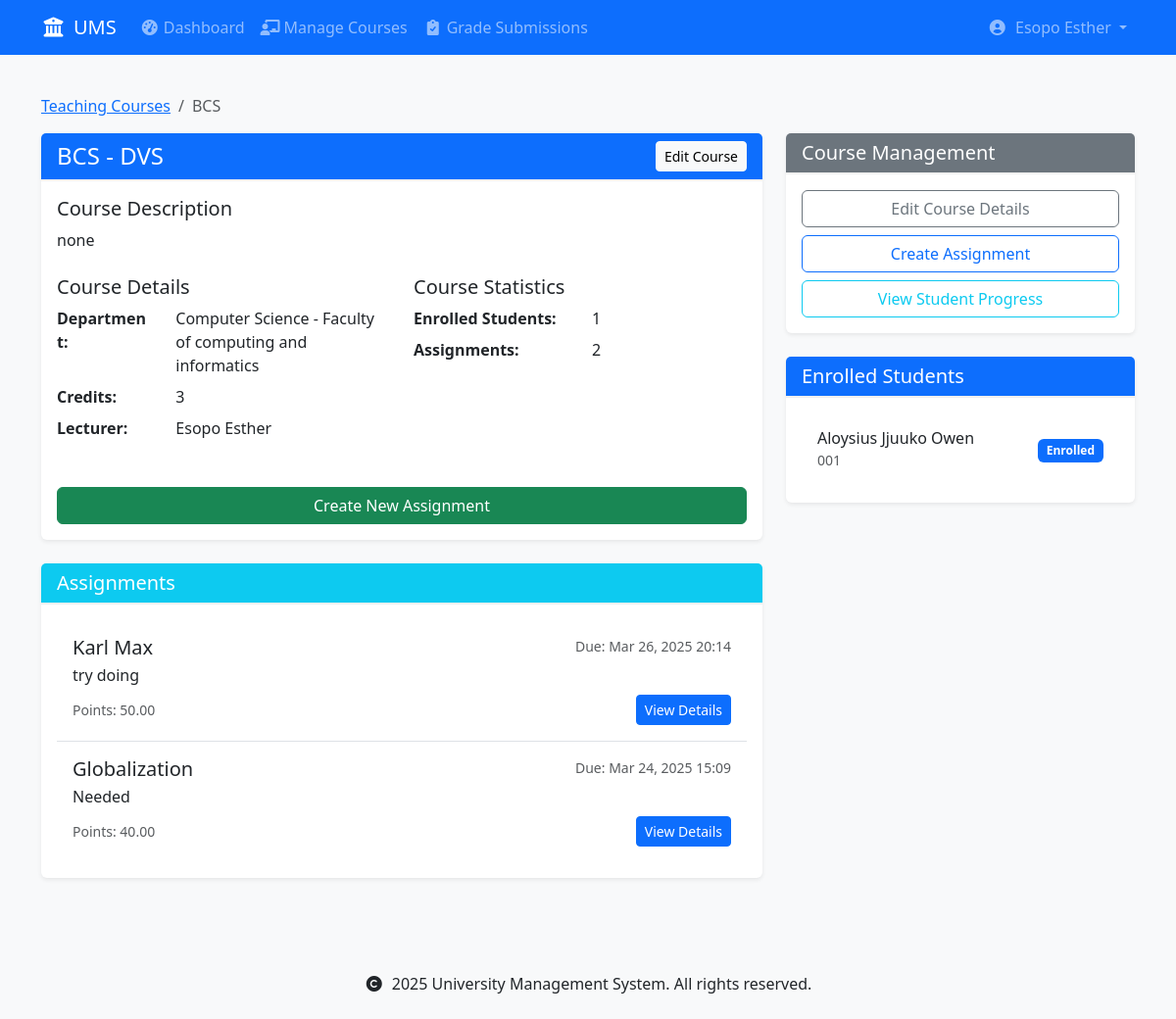
Before: /courses/1/ (signed in) with the older database file.
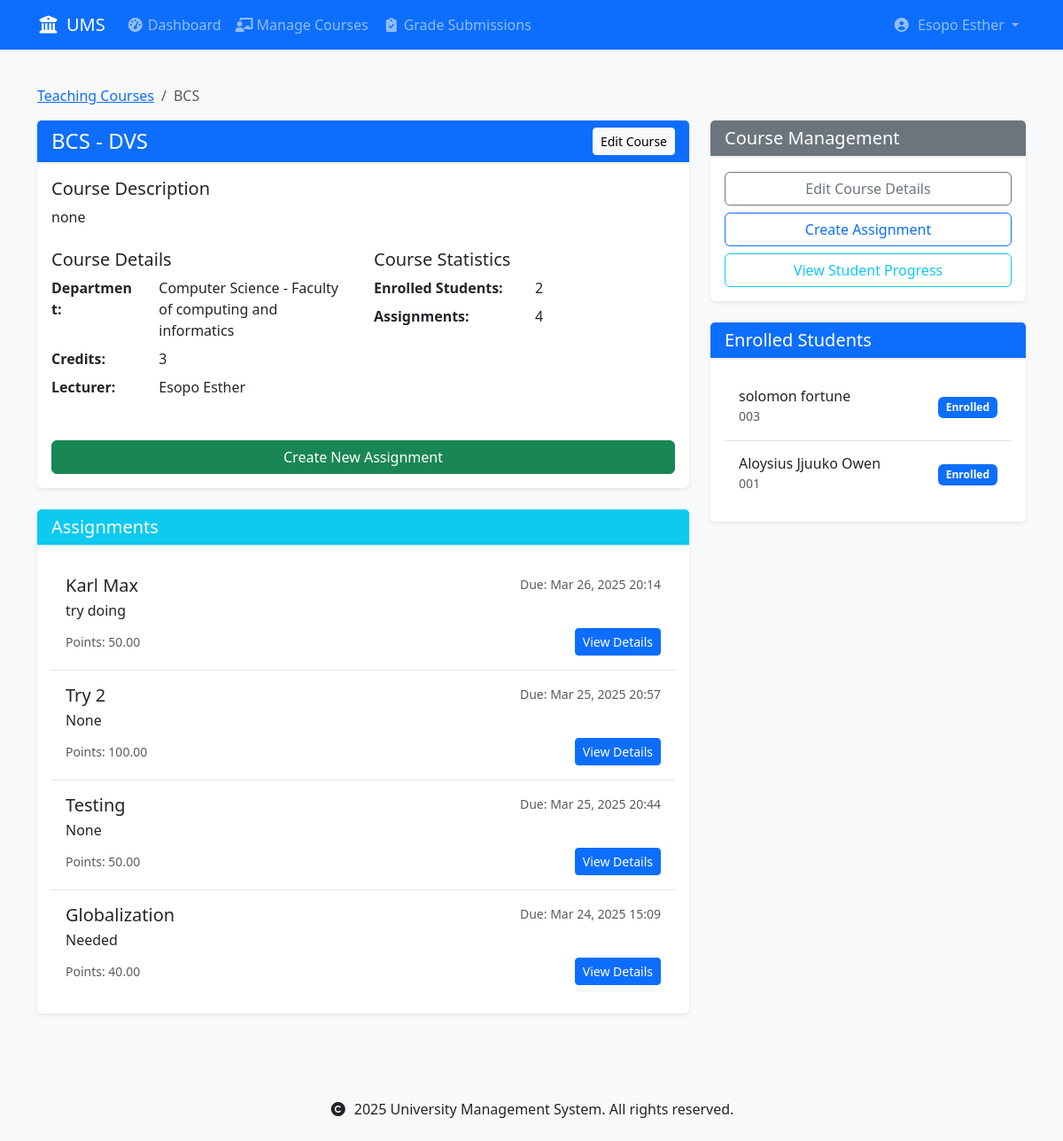
After: the same page with the newer database file.
### courses/models.py (models this page shows, shortened)
class Course(models.Model):
    code = models.CharField(max_length=10, unique=True)
    name = models.CharField(max_length=100)
    department = models.ForeignKey(
        'schools.Department',
        on_delete=models.CASCADE,
        related_name='courses'
    )
    lecturer = models.ForeignKey(
        settings.AUTH_USER_MODEL,
        on_delete=models.SET_NULL,  # Changed from CASCADE to SET_NULL
        related_name='courses_teaching',
        limit_choices_to={'user_type': 'lecturer'},
        null=True  # Allow null for existing records
    )
    description = models.TextField(blank=True)
    credits = models.PositiveIntegerField(
        validators=[MinValueValidator(1), MaxValueValidator(6)],
        default=3  # Default number of credits
    )
    is_active = models.BooleanField(default=True)
    created_at = models.DateTimeField(auto_now_add=True)
    updated_at = models.DateTimeField(auto_now=True)
    class Meta:
        ordering = ['department', 'code']
        unique_together = ['department', 'code']

class Enrollment(models.Model):
    STATUS_CHOICES = [
        ('enrolled', 'Enrolled'),
        ('completed', 'Completed'),
        ('dropped', 'Dropped'),
    ]
    student = models.ForeignKey(
        settings.AUTH_USER_MODEL,
        on_delete=models.CASCADE,
        related_name='enrollments',
        limit_choices_to={'user_type': 'student'}
    )
    course = models.ForeignKey(
        Course,
        on_delete=models.CASCADE,
        related_name='enrollments'
    )
    status = models.CharField(
        max_length=20,
        choices=STATUS_CHOICES,
        default='enrolled'
    )
    enrolled_at = models.DateTimeField(auto_now_add=True)
    updated_at = models.DateTimeField(auto_now=True)
    class Meta:
        unique_together = ['student', 'course']
        ordering = ['-enrolled_at']

### assignments/models.py (models this page shows, shortened)
class Assignment(models.Model):
    title = models.CharField(max_length=200)
    course = models.ForeignKey(
        'courses.Course',
        on_delete=models.CASCADE,
        related_name='assignments'
    )
    description = models.TextField()
    due_date = models.DateTimeField()
    total_marks = models.DecimalField(
        max_digits=5,
        decimal_places=2,
        validators=[MinValueValidator(0)]
    )
    created_at = models.DateTimeField(auto_now_add=True)
    created_by = models.ForeignKey(
        settings.AUTH_USER_MODEL,
        on_delete=models.CASCADE,
        related_name='created_assignments'
    )
    class Meta:
        ordering = ['-due_date']

### accounts/models.py (models this page shows, shortened)
class User(AbstractUser):
    USER_TYPE_CHOICES = [
        ('student', 'Student'),
        ('lecturer', 'Lecturer'),
    ]
    user_type = models.CharField(max_length=10, choices=USER_TYPE_CHOICES)
    registration_number = models.CharField(max_length=20, unique=True, null=True, blank=True)
    staff_number = models.CharField(max_length=20, unique=True, null=True, blank=True)
    department = models.ForeignKey('schools.Department', on_delete=models.SET_NULL, null=True)
    class Meta:
        db_table = 'accounts_user'
        verbose_name = 'User'
        verbose_name_plural = 'Users'
    def is_student(self):
        return self.user_type == 'student'
    def is_lecturer(self):
        return self.user_type == 'lecturer'

### schools/models.py (models this page shows, shortened)
class Department(models.Model):
    name = models.CharField(max_length=100)
    code = models.CharField(max_length=10, unique=True)
    school = models.ForeignKey(School, on_delete=models.CASCADE, related_name='departments')
    description = models.TextField(blank=True)
    required_courses = models.ManyToManyField('courses.Course', related_name='required_by_departments', blank=True)
    created_at = models.DateTimeField(auto_now_add=True)
    updated_at = models.DateTimeField(auto_now=True)
    def __str__(self):
        return f"{self.name} - {self.school.name}"
    class Meta:
        ordering = ['school__name', 'name']
        unique_together = ['school', 'code']  # Ensure unique department codes within each school

class School(models.Model):
    name = models.CharField(max_length=100)
    code = models.CharField(max_length=10, unique=True)
    description = models.TextField(blank=True)
    created_at = models.DateTimeField(auto_now_add=True)
    updated_at = models.DateTimeField(auto_now=True)
    class Meta:
        ordering = ['name']

### courses/views.py (the view)
# urls.py: path('<int:pk>/', views.course_detail, name='course_detail'),
@login_required
def course_detail(request, pk):
    course = get_object_or_404(
        Course.objects.select_related('department', 'lecturer'),
        pk=pk
    )
    context = {
        'course': course,
        'is_enrolled': False,
        'enrollment_count': course.enrollments.count(),
        'assignment_count': course.assignments.count(),
    }
    if request.user.is_student():
        context['is_enrolled'] = course.enrollments.filter(student=request.user).exists()
        if context['is_enrolled']:
            enrollment = course.enrollments.get(student=request.user)
            context['enrollment'] = enrollment
    return render(request, 'courses/course_detail.html', context)

### templates/courses/course_detail.html (shortened to what the changed rows need)
{% extends 'base.html' %}
{% load custom_filters %}
{% block content %}
<div class="container">
    <nav aria-label="breadcrumb" class="mt-3">
        <ol class="breadcrumb">
            {% if user.is_student %}
                <li class="breadcrumb-item"><a href="{% url 'courses:my_courses' %}">My Courses</a></li>
            {% else %}
                <li class="breadcrumb-item"><a href="{% url 'courses:teaching_courses' %}">Teaching Courses</a></li>
            {% endif %}
            <li class="breadcrumb-item active" aria-current="page">{{ course.code }}</li>
        </ol>
    </nav>
    <div class="row">
        <div class="col-md-8">
            <div class="card mb-4">
                <div class="card-header bg-primary text-white">
                    <div class="d-flex justify-content-between align-items-center">
                        <h2 class="card-title h4 mb-0">{{ course.code }} - {{ course.name }}</h2>
                        {% if user == course.lecturer %}
                            <a href="{% url 'courses:edit_course' course.id %}" class="btn btn-light btn-sm">
                                Edit Course
                            </a>
                        {% endif %}
                    </div>
                </div>
                <div class="card-body">
                    <div class="mb-4">
                        <h5>Course Description</h5>
                        <p>{{ course.description }}</p>
                    </div>
                    <div class="row mb-4">
                        <div class="col-md-6">
                            <dl class="row">
                                <dt class="col-sm-4">Department:</dt>
                                <dd class="col-sm-8">{{ course.department }}</dd>
                                <dt class="col-sm-4">Credits:</dt>
                                <dd class="col-sm-8">{{ course.credits }}</dd>
                                <dt class="col-sm-4">Lecturer:</dt>
                                <dd class="col-sm-8">{{ course.lecturer.get_full_name }}</dd>
                            </dl>
                        </div>
                        <div class="col-md-6">
                            <dl class="row">
                                <dt class="col-sm-6">Enrolled Students:</dt>
                                <dd class="col-sm-6">{{ course.enrollments.count }}</dd>
                                <dt class="col-sm-6">Assignments:</dt>
                                <dd class="col-sm-6">{{ course.assignments.count }}</dd>
                            </dl>
                        </div>
                    </div>
                </div>
            </div>
            <div class="card">
                <div class="card-body">
                    {% if course.assignments.exists %}
                        <div class="list-group">
                            {% for assignment in course.assignments.all %}
                                <div class="list-group-item">
                                    <div class="d-flex w-100 justify-content-between">
                                        <h5 class="mb-1">{{ assignment.title }}</h5>
                                        <small class="text-muted">Due: {{ assignment.due_date|date:"M d, Y H:i" }}</small>
                                    </div>
                                    <p class="mb-1">{{ assignment.description|truncatewords:30 }}</p>
                                    <div class="d-flex justify-content-between align-items-center mt-2">
                                        <small class="text-muted">Points: {{ assignment.total_marks }}</small>
                                        {% if user.is_student %}
                                            {% if assignment.submissions.exists %}
                                                <a href="{% url 'assignments:submission_detail' assignment.submissions.first.id %}"
                                                   class="btn btn-success btn-sm">View Submission</a>
                                            {% else %}
                                                <a href="{% url 'assignments:submit_assignment' assignment.id %}"
                                                   class="btn btn-primary btn-sm">Submit Assignment</a>
                                            {% endif %}
                                        {% else %}
                                            <a href="{% url 'assignments:assignment_detail' assignment.id %}"
                                               class="btn btn-primary btn-sm">View Details</a>
                                        {% endif %}
                                    </div>
                                </div>
                            {% endfor %}
                        </div>
                    {% else %}
                        <p class="text-muted mb-0">No assignments have been created for this course yet.</p>
                    {% endif %}
                </div>
            </div>
        </div>
        <div class="col-md-4">
            <div class="card">
                <div class="card-body">
                    {% if course.enrollments.exists %}
                        <div class="list-group list-group-flush">
                            {% for enrollment in course.enrollments.all %}
                                <div class="list-group-item">
                                    <div class="d-flex justify-content-between align-items-center">
                                        <div>
                                            <h6 class="mb-0">{{ enrollment.student.get_full_name }}</h6>
                                            <small class="text-muted">{{ enrollment.student.registration_number }}</small>
                                        </div>
                                        <span class="badge bg-primary">
                                            {{ enrollment.get_status_display }}
                                        </span>
                                    </div>
                                </div>
                            {% endfor %}
                        </div>
                    {% else %}
                        <p class="text-muted mb-0">No students are enrolled in this course yet.</p>
                    {% endif %}
                </div>
            </div>
        </div>
    </div>
</div>
{% endblock %}

Changed rows visible on the page:
computed for Course "BCS": enrollments.count "1" → "2"; assignments.count "2" → "4"
added Assignment: title "Try 2", due_date "Mar 25, 2025 20:57", description "None", total_marks "100.00"
added Assignment: title "Testing", due_date "Mar 25, 2025 20:44", description "None", total_marks "50.00"
added Enrollment: student.get_full_name "solomon fortune", student.registration_number "003", status "Enrolled"
